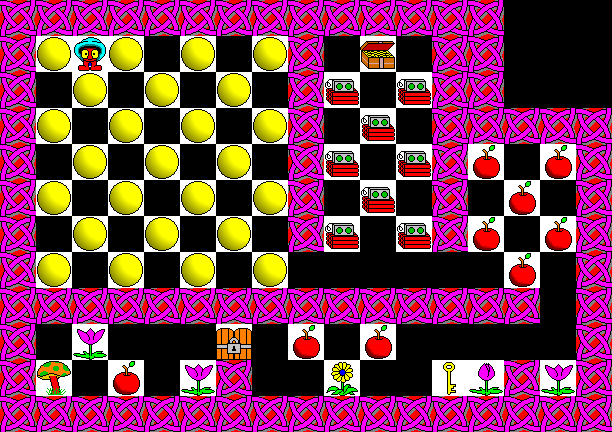

This game map was drawn from its Tiled (.tmx) file and the tilesets committed beside it. A one-line description and the full map source follow:
An orthogonal 17x12 tile map with 36x36 px tiles, 1 tile layer (Capa de patrones 1).

<map version="1.10" tiledversion="1.10.2" orientation="orthogonal" renderorder="right-down" width="17" height="12" tilewidth="36" tileheight="36" infinite="0" nextlayerid="2" nextobjectid="1">
 <tileset firstgid="1" source="spritesheet.tsx" />
 <layer id="1" name="Capa de patrones 1" width="17" height="12">
  <data encoding="csv">
82,82,82,82,82,82,82,82,82,82,82,82,82,82,0,0,0,
82,18,6,18,0,18,0,18,82,0,134,0,82,82,0,0,0,
82,0,18,0,18,0,18,0,82,28,0,28,82,82,0,0,0,
82,18,0,18,0,18,0,18,82,0,28,0,82,82,82,82,82,
82,0,18,0,18,0,18,0,82,28,0,28,82,5,0,5,82,
82,18,0,18,0,18,0,18,82,0,28,0,82,0,5,0,82,
82,0,18,0,18,0,18,0,82,28,0,28,82,5,0,5,82,
82,18,0,18,0,18,0,18,0,0,0,0,0,0,5,0,82,
82,82,82,82,82,82,82,82,82,82,82,82,82,82,82,0,82,
82,0,42,0,0,0,44,0,5,0,5,0,0,0,0,0,82,
82,122,0,5,0,42,82,0,0,83,0,0,96,3,82,42,82,
82,82,82,82,82,82,82,82,82,82,82,82,82,82,82,82,82
</data>
 </layer>
</map>